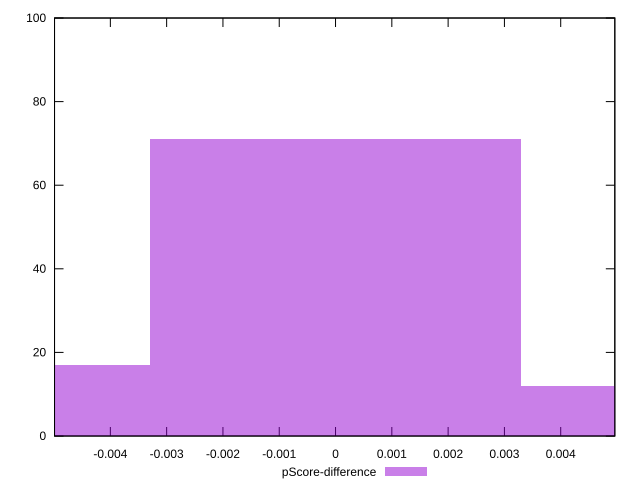

Source code (gnuplot):
reset

$pScoreDifference <<EOF
0 71
0.006585653630302257 12
-0.006585653630302257 17
EOF

set key outside below
set boxwidth 0.006585653630302257
set xrange [-0.004991536234611904:0.0049611224858607805]
set yrange [0:100]
set trange [0:100]
set style fill transparent solid 0.5 noborder
set terminal svg size 640, 490 enhanced background rgb 'white'
set output "report/report_00029_2021-02-24T13-36-40.390Z/max-potential-fid/samples/agenda/pScore-difference/histogram.svg"

plot $pScoreDifference title "pScore-difference" with boxes

reset
